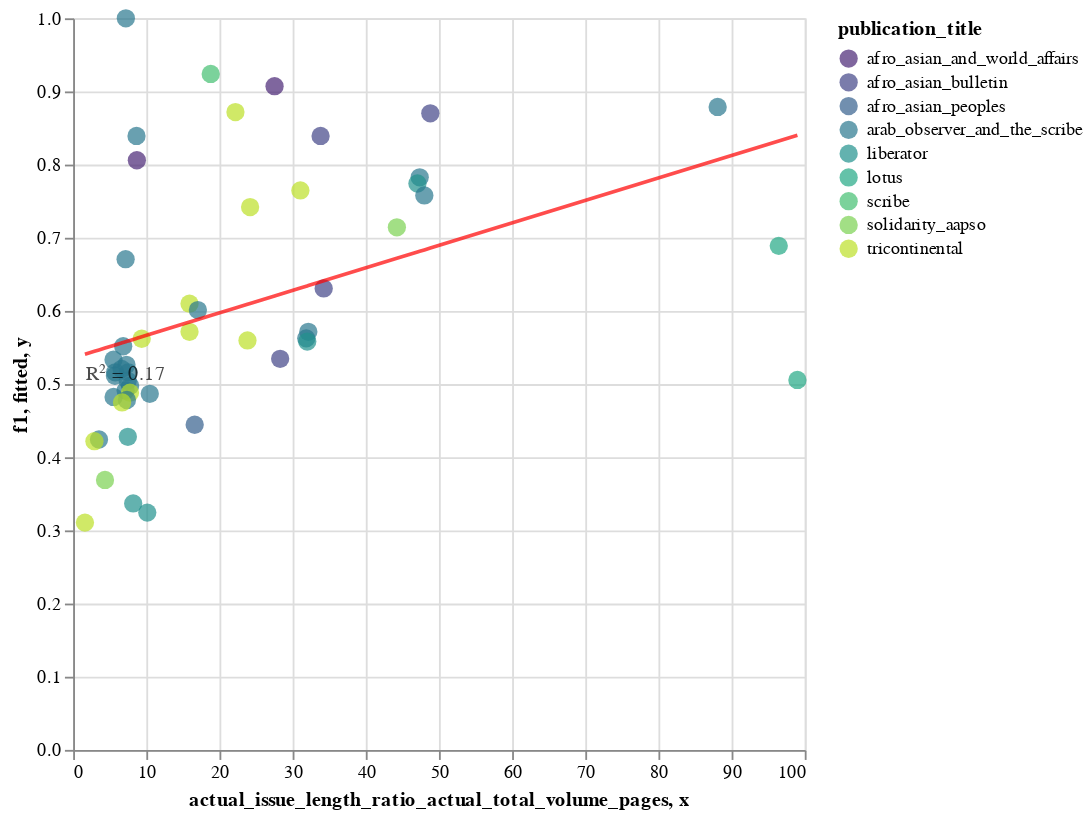

This figure's notebook cell:
### Code cell
X = grouped_identified_issues_df['actual_issue_length_ratio_actual_total_volume_pages']
y = grouped_identified_issues_df['f1']
X = sm.add_constant(X)  # Add a constant term for the intercept
model = sm.OLS(y, X).fit()
grouped_identified_issues_df['fitted'] = model.fittedvalues
r_squared = model.rsquared

# Create the base chart
base = alt.Chart(grouped_identified_issues_df).mark_circle(opacity=0.7, size=100).encode(
    x='actual_issue_length_ratio_actual_total_volume_pages',
    y='f1',
    color=alt.Color('publication_title', scale=alt.Scale(scheme='viridis')),
    tooltip=['actual_issue_length_ratio_actual_total_volume_pages', 'f1', 'actual_total_volume_pages', 'sequence_alignment_full_data']
)

# Add the regression line
regression_line = alt.Chart(grouped_identified_issues_df).mark_line(color='red').encode(
    x='actual_issue_length_ratio_actual_total_volume_pages',
    y='fitted'
)

# Add the R-squared value as text
r_squared_text = alt.Chart(pd.DataFrame({
    'x': [0.5],  # Adjust the position as needed
    'y': [0.5],  # Adjust the position as needed
    'text': [f'R² = {r_squared:.2f}']
})).mark_text(align='left', dx=5, dy=-5, color='black').encode(
    x='x:Q',
    y='y:Q',
    text='text:N'
)

# Combine the base chart, regression line, and R-squared text
chart = base + regression_line + r_squared_text

# Add selection
selection = alt.selection_point(fields=['publication_title'], bind='legend')
chart = chart.add_params(selection).encode(
    opacity=alt.condition(selection, alt.value(0.7), alt.value(0.1))
).properties(
    width=400,
    height=400
)

chart

### Figure 1 — Vega-Lite specification as saved in the notebook (floating-point values rounded to 4 significant figures)
{"config": {"view": {"continuousWidth": 300, "continuousHeight": 300}}, "layer": [{"mark": {"type": "circle", "opacity": 0.7, "size": 100}, "encoding": {"color": {"field": "publication_title", "scale": {"scheme": "viridis"}, "type": "nominal"}, "tooltip": [{"field": "actual_issue_length_ratio_actual_total_volume_pages", "type": "quantitative"}, {"field": "f1", "type": "quantitative"}, {"field": "actual_total_volume_pages", "type": "quantitative"}, {"field": "sequence_alignment_full_data", "type": "nominal"}], "x": {"field": "actual_issue_length_ratio_actual_total_volume_pages", "type": "quantitative"}, "y": {"field": "f1", "type": "quantitative"}}, "name": "view_4"}, {"mark": {"type": "line", "color": "red"}, "encoding": {"x": {"field": "actual_issue_length_ratio_actual_total_volume_pages", "type": "quantitative"}, "y": {"field": "fitted", "type": "quantitative"}}}, {"data": {"name": "data-f2c14c078349eb98cc2c670596f301e1"}, "mark": {"type": "text", "align": "left", "color": "black", "dx": 5, "dy": -5}, "encoding": {"text": {"field": "text", "type": "nominal"}, "x": {"field": "x", "type": "quantitative"}, "y": {"field": "y", "type": "quantitative"}}}], "data": {"name": "data-d2515cef8d6347608ab4f0c64064b708"}, "encoding": {"opacity": {"condition": {"param": "param_11", "value": 0.7}, "value": 0.1}}, "height": 400, "params": [{"name": "param_11", "select": {"type": "point", "fields": ["publication_title"]}, "bind": "legend", "views": ["view_4"]}], "width": 400, "$schema": "https://vega.github.io/schema/vega-lite/v5.8.0.json", "datasets": {"data-d2515cef8d6347608ab4f0c64064b708": [{"annotated_file_path": "../datasets/annotated_ht_ef_datasets/arab_observer_and_the_scribe/mdp_39015056038246/mdp_39015056038246_annotated_individual_tokens.csv", "actual_issue_length": 60.0, "actual_total_volume_pages": 833.0, "sequence_alignment_full_data": true, "f1": 1.0, "publication_title": "arab_observer_and_the_scribe", "actual_issue_length_ratio_actual_total_volume_pages": 7.203, "fitted": 0.558}, {"annotated_file_path": "../datasets/annotated_ht_ef_datasets/scribe/inu_30000125592190/inu_30000125592190_annotated_individual_tokens.csv", "actual_issue_length": 151.0, "actual_total_volume_pages": 803.0, "sequence_alignment_full_data": true, "f1": 0.9239, "publication_title": "scribe", "actual_issue_length_ratio_actual_total_volume_pages": 18.8, "fitted": 0.5936}, {"annotated_file_path": "../datasets/annotated_ht_ef_datasets/afro_asian_and_world_affairs/mdp_39015035518110/mdp_39015035518110_annotated_individual_tokens.csv", "actual_issue_length": 128.0, "actual_total_volume_pages": 465.0, "sequence_alignment_full_data": true, "f1": 0.9072, "publication_title": "afro_asian_and_world_affairs", "actual_issue_length_ratio_actual_total_volume_pages": 27.53, "fitted": 0.6205}, {"annotated_file_path": "../datasets/annotated_ht_ef_datasets/arab_observer_and_the_scribe/uc1_l0082986993/uc1_l0082986993_annotated_individual_tokens.csv", "actual_issue_length": 37.0, "actual_total_volume_pages": 42.0, "sequence_alignment_full_data": false, "f1": 0.8788, "publication_title": "arab_observer_and_the_scribe", "actual_issue_length_ratio_actual_total_volume_pages": 88.1, "fitted": 0.8067}, {"annotated_file_path": "../datasets/annotated_ht_ef_datasets/tricontinental/txu_059172014718851/txu_059172014718851_annotated_individual_tokens.csv", "actual_issue_length": 61.0, "actual_total_volume_pages": 275.0, "sequence_alignment_full_data": true, "f1": 0.8718, "publication_title": "tricontinental", "actual_issue_length_ratio_actual_total_volume_pages": 22.18, "fitted": 0.604}, {"annotated_file_path": "../datasets/annotated_ht_ef_datasets/afro_asian_bulletin/inu_32000013032935/inu_32000013032935_annotated_individual_tokens.csv", "actual_issue_length": 62.0, "actual_total_volume_pages": 127.0, "sequence_alignment_full_data": false, "f1": 0.8701, "publication_title": "afro_asian_bulletin", "actual_issue_length_ratio_actual_total_volume_pages": 48.82, "fitted": 0.6859}, {"annotated_file_path": "../datasets/annotated_ht_ef_datasets/arab_observer_and_the_scribe/mdp_39015056038238/mdp_39015056038238_annotated_individual_tokens.csv", "actual_issue_length": 60.0, "actual_total_volume_pages": 693.0, "sequence_alignment_full_data": true, "f1": 0.8392, "publication_title": "arab_observer_and_the_scribe", "actual_issue_length_ratio_actual_total_volume_pages": 8.658, "fitted": 0.5624}, {"annotated_file_path": "../datasets/annotated_ht_ef_datasets/afro_asian_bulletin/inu_32000013032893/inu_32000013032893_annotated_individual_tokens.csv", "actual_issue_length": 116.0, "actual_total_volume_pages": 343.0, "sequence_alignment_full_data": true, "f1": 0.8392, "publication_title": "afro_asian_bulletin", "actual_issue_length_ratio_actual_total_volume_pages": 33.82, "fitted": 0.6398}, {"annotated_file_path": "../datasets/annotated_ht_ef_datasets/afro_asian_and_world_affairs/mdp_39015035518128/mdp_39015035518128_annotated_individual_tokens.csv", "actual_issue_length": 107.0, "actual_total_volume_pages": 1229.0, "sequence_alignment_full_data": true, "f1": 0.806, "publication_title": "afro_asian_and_world_affairs", "actual_issue_length_ratio_actual_total_volume_pages": 8.706, "fitted": 0.5626}, {"annotated_file_path": "../datasets/annotated_ht_ef_datasets/arab_observer_and_the_scribe/uc1_l0063473003/uc1_l0063473003_annotated_individual_tokens.csv", "actual_issue_length": 36.0, "actual_total_volume_pages": 76.0, "sequence_alignment_full_data": false, "f1": 0.7826, "publication_title": "arab_observer_and_the_scribe", "actual_issue_length_ratio_actual_total_volume_pages": 47.37, "fitted": 0.6815}, {"annotated_file_path": "../datasets/annotated_ht_ef_datasets/liberator/mdp_39015083020449/mdp_39015083020449_annotated_individual_tokens.csv", "actual_issue_length": 24.0, "actual_total_volume_pages": 51.0, "sequence_alignment_full_data": false, "f1": 0.7742, "publication_title": "liberator", "actual_issue_length_ratio_actual_total_volume_pages": 47.06, "fitted": 0.6805}, {"annotated_file_path": "../datasets/annotated_ht_ef_datasets/tricontinental/uiug_30112087716855/uiug_30112087716855_annotated_individual_tokens.csv", "actual_issue_length": 50.0, "actual_total_volume_pages": 161.0, "sequence_alignment_full_data": true, "f1": 0.7647, "publication_title": "tricontinental", "actual_issue_length_ratio_actual_total_volume_pages": 31.06, "fitted": 0.6313}, {"annotated_file_path": "../datasets/annotated_ht_ef_datasets/arab_observer_and_the_scribe/mdp_39015056038089/mdp_39015056038089_annotated_individual_tokens.csv", "actual_issue_length": 36.0, "actual_total_volume_pages": 75.0, "sequence_alignment_full_data": false, "f1": 0.7579, "publication_title": "arab_observer_and_the_scribe", "actual_issue_length_ratio_actual_total_volume_pages": 48.0, "fitted": 0.6834}, {"annotated_file_path": "../datasets/annotated_ht_ef_datasets/tricontinental/txu_059172014879442/txu_059172014879442_annotated_individual_tokens.csv", "actual_issue_length": 67.0, "actual_total_volume_pages": 277.0, "sequence_alignment_full_data": false, "f1": 0.7419, "publication_title": "tricontinental", "actual_issue_length_ratio_actual_total_volume_pages": 24.19, "fitted": 0.6102}, {"annotated_file_path": "../datasets/annotated_ht_ef_datasets/solidarity_aapso/inu_30000003214412/inu_30000003214412_annotated_individual_tokens.csv", "actual_issue_length": 50.0, "actual_total_volume_pages": 113.0, "sequence_alignment_full_data": false, "f1": 0.7143, "publication_title": "solidarity_aapso", "actual_issue_length_ratio_actual_total_volume_pages": 44.25, "fitted": 0.6719}, {"annotated_file_path": "../datasets/annotated_ht_ef_datasets/lotus/mdp_39015067403843/mdp_39015067403843_annotated_individual_tokens.csv", "actual_issue_length": 190.0, "actual_total_volume_pages": 197.0, "sequence_alignment_full_data": true, "f1": 0.689, "publication_title": "lotus", "actual_issue_length_ratio_actual_total_volume_pages": 96.45, "fitted": 0.8324}, {"annotated_file_path": "../datasets/annotated_ht_ef_datasets/arab_observer_and_the_scribe/inu_32000013025095/inu_32000013025095_annotated_individual_tokens.csv", "actual_issue_length": 53.0, "actual_total_volume_pages": 739.0, "sequence_alignment_full_data": true, "f1": 0.6707, "publication_title": "arab_observer_and_the_scribe", "actual_issue_length_ratio_actual_total_volume_pages": 7.172, "fitted": 0.5579}, {"annotated_file_path": "../datasets/annotated_ht_ef_datasets/afro_asian_bulletin/inu_32000013032901/inu_32000013032901_annotated_individual_tokens.csv", "actual_issue_length": 75.0, "actual_total_volume_pages": 219.0, "sequence_alignment_full_data": true, "f1": 0.6307, "publication_title": "afro_asian_bulletin", "actual_issue_length_ratio_actual_total_volume_pages": 34.25, "fitted": 0.6411}, {"annotated_file_path": "../datasets/annotated_ht_ef_datasets/tricontinental/uc1_b4952552/uc1_b4952552_annotated_individual_tokens.csv", "actual_issue_length": 66.0, "actual_total_volume_pages": 415.0, "sequence_alignment_full_data": true, "f1": 0.6099, "publication_title": "tricontinental", "actual_issue_length_ratio_actual_total_volume_pages": 15.9, "fitted": 0.5847}, {"annotated_file_path": "../datasets/annotated_ht_ef_datasets/arab_observer_and_the_scribe/inu_32000013025046/inu_32000013025046_annotated_individual_tokens.csv", "actual_issue_length": 52.0, "actual_total_volume_pages": 305.0, "sequence_alignment_full_data": true, "f1": 0.6012, "publication_title": "arab_observer_and_the_scribe", "actual_issue_length_ratio_actual_total_volume_pages": 17.05, "fitted": 0.5882}, {"annotated_file_path": "../datasets/annotated_ht_ef_datasets/arab_observer_and_the_scribe/uc1_l0063472831/uc1_l0063472831_annotated_individual_tokens.csv", "actual_issue_length": 36.0, "actual_total_volume_pages": 112.0, "sequence_alignment_full_data": false, "f1": 0.5714, "publication_title": "arab_observer_and_the_scribe", "actual_issue_length_ratio_actual_total_volume_pages": 32.14, "fitted": 0.6347}, {"annotated_file_path": "../datasets/annotated_ht_ef_datasets/tricontinental/uc1_b4952554/uc1_b4952554_annotated_individual_tokens.csv", "actual_issue_length": 66.0, "actual_total_volume_pages": 415.0, "sequence_alignment_full_data": true, "f1": 0.5714, "publication_title": "tricontinental", "actual_issue_length_ratio_actual_total_volume_pages": 15.9, "fitted": 0.5847}, {"annotated_file_path": "../datasets/annotated_ht_ef_datasets/arab_observer_and_the_scribe/uc1_l0082987033/uc1_l0082987033_annotated_individual_tokens.csv", "actual_issue_length": 36.0, "actual_total_volume_pages": 113.0, "sequence_alignment_full_data": false, "f1": 0.5625, "publication_title": "arab_observer_and_the_scribe", "actual_issue_length_ratio_actual_total_volume_pages": 31.86, "fitted": 0.6338}, {"annotated_file_path": "../datasets/annotated_ht_ef_datasets/tricontinental/txu_059172014718840/txu_059172014718840_annotated_individual_tokens.csv", "actual_issue_length": 64.0, "actual_total_volume_pages": 683.0, "sequence_alignment_full_data": true, "f1": 0.562, "publication_title": "tricontinental", "actual_issue_length_ratio_actual_total_volume_pages": 9.37, "fitted": 0.5646}, {"annotated_file_path": "../datasets/annotated_ht_ef_datasets/tricontinental/uc1_b4952553/uc1_b4952553_annotated_individual_tokens.csv", "actual_issue_length": 66.0, "actual_total_volume_pages": 277.0, "sequence_alignment_full_data": true, "f1": 0.5597, "publication_title": "tricontinental", "actual_issue_length_ratio_actual_total_volume_pages": 23.83, "fitted": 0.6091}, {"annotated_file_path": "../datasets/annotated_ht_ef_datasets/liberator/mdp_39015038717792/mdp_39015038717792_annotated_individual_tokens.csv", "actual_issue_length": 24.0, "actual_total_volume_pages": 75.0, "sequence_alignment_full_data": false, "f1": 0.5581, "publication_title": "liberator", "actual_issue_length_ratio_actual_total_volume_pages": 32.0, "fitted": 0.6342}, {"annotated_file_path": "../datasets/annotated_ht_ef_datasets/arab_observer_and_the_scribe/mdp_39015056038410/mdp_39015056038410_annotated_individual_tokens.csv", "actual_issue_length": 56.0, "actual_total_volume_pages": 819.0, "sequence_alignment_full_data": true, "f1": 0.5517, "publication_title": "arab_observer_and_the_scribe", "actual_issue_length_ratio_actual_total_volume_pages": 6.838, "fitted": 0.5568}, {"annotated_file_path": "../datasets/annotated_ht_ef_datasets/afro_asian_bulletin/inu_32000013032885/inu_32000013032885_annotated_individual_tokens.csv", "actual_issue_length": 58.0, "actual_total_volume_pages": 205.0, "sequence_alignment_full_data": true, "f1": 0.5346, "publication_title": "afro_asian_bulletin", "actual_issue_length_ratio_actual_total_volume_pages": 28.29, "fitted": 0.6228}, {"annotated_file_path": "../datasets/annotated_ht_ef_datasets/arab_observer_and_the_scribe/mdp_39015056038386/mdp_39015056038386_annotated_individual_tokens.csv", "actual_issue_length": 56.0, "actual_total_volume_pages": 1015.0, "sequence_alignment_full_data": true, "f1": 0.5333, "publication_title": "arab_observer_and_the_scribe", "actual_issue_length_ratio_actual_total_volume_pages": 5.517, "fitted": 0.5528}, {"annotated_file_path": "../datasets/annotated_ht_ef_datasets/arab_observer_and_the_scribe/inu_32000013025061/inu_32000013025061_annotated_individual_tokens.csv", "actual_issue_length": 54.0, "actual_total_volume_pages": 741.0, "sequence_alignment_full_data": true, "f1": 0.5263, "publication_title": "arab_observer_and_the_scribe", "actual_issue_length_ratio_actual_total_volume_pages": 7.287, "fitted": 0.5582}, {"annotated_file_path": "../datasets/annotated_ht_ef_datasets/arab_observer_and_the_scribe/mdp_39015056038253/mdp_39015056038253_annotated_individual_tokens.csv", "actual_issue_length": 44.0, "actual_total_volume_pages": 665.0, "sequence_alignment_full_data": true, "f1": 0.5207, "publication_title": "arab_observer_and_the_scribe", "actual_issue_length_ratio_actual_total_volume_pages": 6.617, "fitted": 0.5562}, {"annotated_file_path": "../datasets/annotated_ht_ef_datasets/arab_observer_and_the_scribe/mdp_39015056038220/mdp_39015056038220_annotated_individual_tokens.csv", "actual_issue_length": 55.0, "actual_total_volume_pages": 957.0, "sequence_alignment_full_data": true, "f1": 0.5161, "publication_title": "arab_observer_and_the_scribe", "actual_issue_length_ratio_actual_total_volume_pages": 5.747, "fitted": 0.5535}, {"annotated_file_path": "../datasets/annotated_ht_ef_datasets/arab_observer_and_the_scribe/mdp_39015056038402/mdp_39015056038402_annotated_individual_tokens.csv", "actual_issue_length": 56.0, "actual_total_volume_pages": 742.0, "sequence_alignment_full_data": true, "f1": 0.5161, "publication_title": "arab_observer_and_the_scribe", "actual_issue_length_ratio_actual_total_volume_pages": 7.547, "fitted": 0.559}, {"annotated_file_path": "../datasets/annotated_ht_ef_datasets/arab_observer_and_the_scribe/mdp_39015056038394/mdp_39015056038394_annotated_individual_tokens.csv", "actual_issue_length": 55.0, "actual_total_volume_pages": 963.0, "sequence_alignment_full_data": true, "f1": 0.5114, "publication_title": "arab_observer_and_the_scribe", "actual_issue_length_ratio_actual_total_volume_pages": 5.711, "fitted": 0.5534}, {"annotated_file_path": "../datasets/annotated_ht_ef_datasets/lotus/mdp_39015067403991/mdp_39015067403991_annotated_individual_tokens.csv", "actual_issue_length": 197.0, "actual_total_volume_pages": 199.0, "sequence_alignment_full_data": false, "f1": 0.5057, "publication_title": "lotus", "actual_issue_length_ratio_actual_total_volume_pages": 98.99, "fitted": 0.8402}, {"annotated_file_path": "../datasets/annotated_ht_ef_datasets/arab_observer_and_the_scribe/inu_32000013025079/inu_32000013025079_annotated_individual_tokens.csv", "actual_issue_length": 55.0, "actual_total_volume_pages": 737.0, "sequence_alignment_full_data": true, "f1": 0.5045, "publication_title": "arab_observer_and_the_scribe", "actual_issue_length_ratio_actual_total_volume_pages": 7.463, "fitted": 0.5588}, {"annotated_file_path": "../datasets/annotated_ht_ef_datasets/arab_observer_and_the_scribe/inu_32000013025053/inu_32000013025053_annotated_individual_tokens.csv", "actual_issue_length": 53.0, "actual_total_volume_pages": 681.0, "sequence_alignment_full_data": true, "f1": 0.4977, "publication_title": "arab_observer_and_the_scribe", "actual_issue_length_ratio_actual_total_volume_pages": 7.783, "fitted": 0.5597}, {"annotated_file_path": "../datasets/annotated_ht_ef_datasets/arab_observer_and_the_scribe/mdp_39015056038063/mdp_39015056038063_annotated_individual_tokens.csv", "actual_issue_length": 53.0, "actual_total_volume_pages": 739.0, "sequence_alignment_full_data": true, "f1": 0.4912, "publication_title": "arab_observer_and_the_scribe", "actual_issue_length_ratio_actual_total_volume_pages": 7.172, "fitted": 0.5579}, {"annotated_file_path": "../datasets/annotated_ht_ef_datasets/tricontinental/txu_059172014718829/txu_059172014718829_annotated_individual_tokens.csv", "actual_issue_length": 49.0, "actual_total_volume_pages": 631.0, "sequence_alignment_full_data": true, "f1": 0.4883, "publication_title": "tricontinental", "actual_issue_length_ratio_actual_total_volume_pages": 7.765, "fitted": 0.5597}, {"annotated_file_path": "../datasets/annotated_ht_ef_datasets/arab_observer_and_the_scribe/mdp_39015056038212/mdp_39015056038212_annotated_individual_tokens.csv", "actual_issue_length": 51.0, "actual_total_volume_pages": 487.0, "sequence_alignment_full_data": true, "f1": 0.4867, "publication_title": "arab_observer_and_the_scribe", "actual_issue_length_ratio_actual_total_volume_pages": 10.47, "fitted": 0.568}, {"annotated_file_path": "../datasets/annotated_ht_ef_datasets/arab_observer_and_the_scribe/mdp_39015056038378/mdp_39015056038378_annotated_individual_tokens.csv", "actual_issue_length": 53.0, "actual_total_volume_pages": 959.0, "sequence_alignment_full_data": true, "f1": 0.4825, "publication_title": "arab_observer_and_the_scribe", "actual_issue_length_ratio_actual_total_volume_pages": 5.527, "fitted": 0.5528}, {"annotated_file_path": "../datasets/annotated_ht_ef_datasets/arab_observer_and_the_scribe/inu_32000013025087/inu_32000013025087_annotated_individual_tokens.csv", "actual_issue_length": 54.0, "actual_total_volume_pages": 735.0, "sequence_alignment_full_data": true, "f1": 0.4783, "publication_title": "arab_observer_and_the_scribe", "actual_issue_length_ratio_actual_total_volume_pages": 7.347, "fitted": 0.5584}, {"annotated_file_path": "../datasets/annotated_ht_ef_datasets/tricontinental/txu_059172014718830/txu_059172014718830_annotated_individual_tokens.csv", "actual_issue_length": 51.0, "actual_total_volume_pages": 763.0, "sequence_alignment_full_data": true, "f1": 0.4749, "publication_title": "tricontinental", "actual_issue_length_ratio_actual_total_volume_pages": 6.684, "fitted": 0.5564}, {"annotated_file_path": "../datasets/annotated_ht_ef_datasets/afro_asian_peoples/uc1_c2693406/uc1_c2693406_annotated_individual_tokens.csv", "actual_issue_length": 50.0, "actual_total_volume_pages": 301.0, "sequence_alignment_full_data": true, "f1": 0.4444, "publication_title": "afro_asian_peoples", "actual_issue_length_ratio_actual_total_volume_pages": 16.61, "fitted": 0.5869}, {"annotated_file_path": "../datasets/annotated_ht_ef_datasets/liberator/mdp_39015070510345/mdp_39015070510345_annotated_individual_tokens.csv", "actual_issue_length": 24.0, "actual_total_volume_pages": 321.0, "sequence_alignment_full_data": true, "f1": 0.4279, "publication_title": "liberator", "actual_issue_length_ratio_actual_total_volume_pages": 7.477, "fitted": 0.5588}, {"annotated_file_path": "../datasets/annotated_ht_ef_datasets/arab_observer_and_the_scribe/mdp_39015056038071/mdp_39015056038071_annotated_individual_tokens.csv", "actual_issue_length": 34.0, "actual_total_volume_pages": 963.0, "sequence_alignment_full_data": true, "f1": 0.4242, "publication_title": "arab_observer_and_the_scribe", "actual_issue_length_ratio_actual_total_volume_pages": 3.531, "fitted": 0.5467}, {"annotated_file_path": "../datasets/annotated_ht_ef_datasets/tricontinental/txu_059172014718818/txu_059172014718818_annotated_individual_tokens.csv", "actual_issue_length": 49.0, "actual_total_volume_pages": 1685.0, "sequence_alignment_full_data": true, "f1": 0.4219, "publication_title": "tricontinental", "actual_issue_length_ratio_actual_total_volume_pages": 2.908, "fitted": 0.5448}, {"annotated_file_path": "../datasets/annotated_ht_ef_datasets/solidarity_aapso/uc1_c2693407/uc1_c2693407_annotated_individual_tokens.csv", "actual_issue_length": 38.0, "actual_total_volume_pages": 873.0, "sequence_alignment_full_data": true, "f1": 0.3689, "publication_title": "solidarity_aapso", "actual_issue_length_ratio_actual_total_volume_pages": 4.353, "fitted": 0.5492}, {"annotated_file_path": "../datasets/annotated_ht_ef_datasets/liberator/mdp_39015065389044/mdp_39015065389044_annotated_individual_tokens.csv", "actual_issue_length": 32.0, "actual_total_volume_pages": 390.0, "sequence_alignment_full_data": true, "f1": 0.3368, "publication_title": "liberator", "actual_issue_length_ratio_actual_total_volume_pages": 8.205, "fitted": 0.561}, {"annotated_file_path": "../datasets/annotated_ht_ef_datasets/liberator/mdp_39015065389036/mdp_39015065389036_annotated_individual_tokens.csv", "actual_issue_length": 23.0, "actual_total_volume_pages": 227.0, "sequence_alignment_full_data": true, "f1": 0.3243, "publication_title": "liberator", "actual_issue_length_ratio_actual_total_volume_pages": 10.13, "fitted": 0.567}, {"annotated_file_path": "../datasets/annotated_ht_ef_datasets/tricontinental/uiug_30112070958894/uiug_30112070958894_annotated_individual_tokens.csv", "actual_issue_length": 32.0, "actual_total_volume_pages": 1989.0, "sequence_alignment_full_data": true, "f1": 0.3107, "publication_title": "tricontinental", "actual_issue_length_ratio_actual_total_volume_pages": 1.609, "fitted": 0.5408}], "data-f2c14c078349eb98cc2c670596f301e1": [{"x": 0.5, "y": 0.5, "text": "R² = 0.17"}]}}
